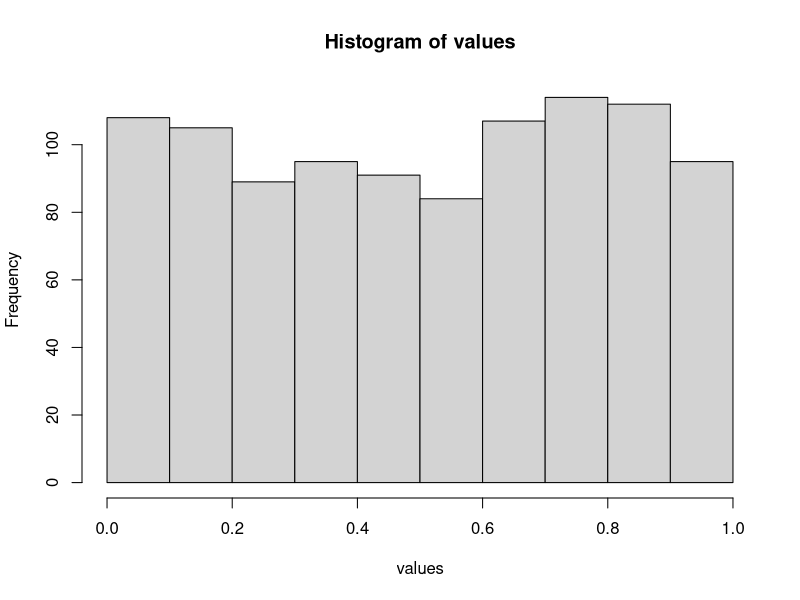
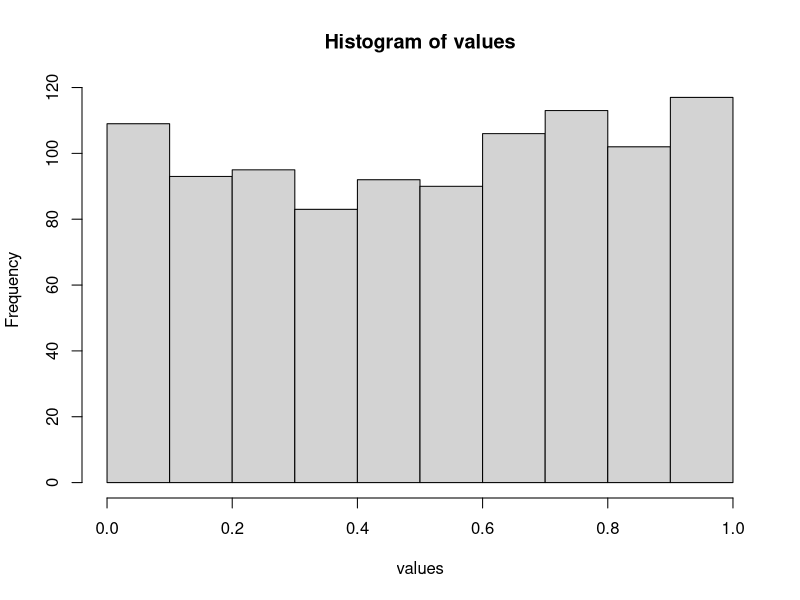
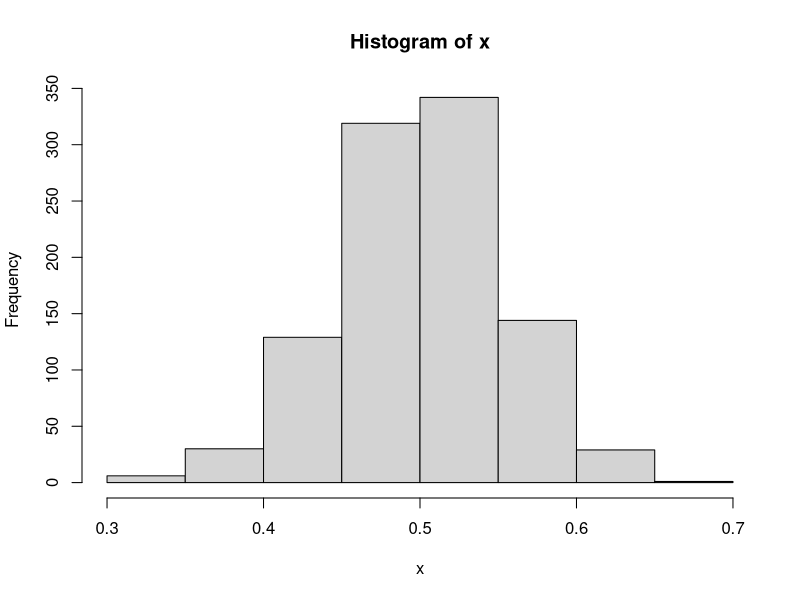
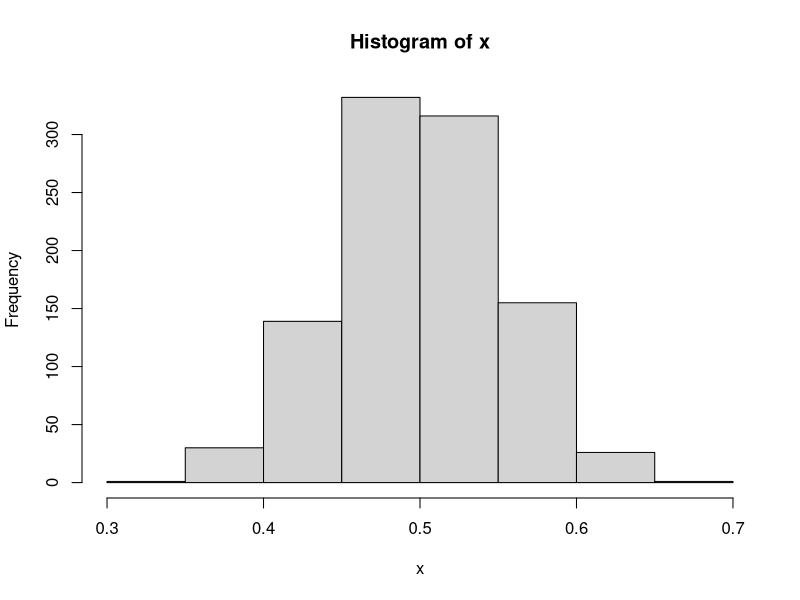
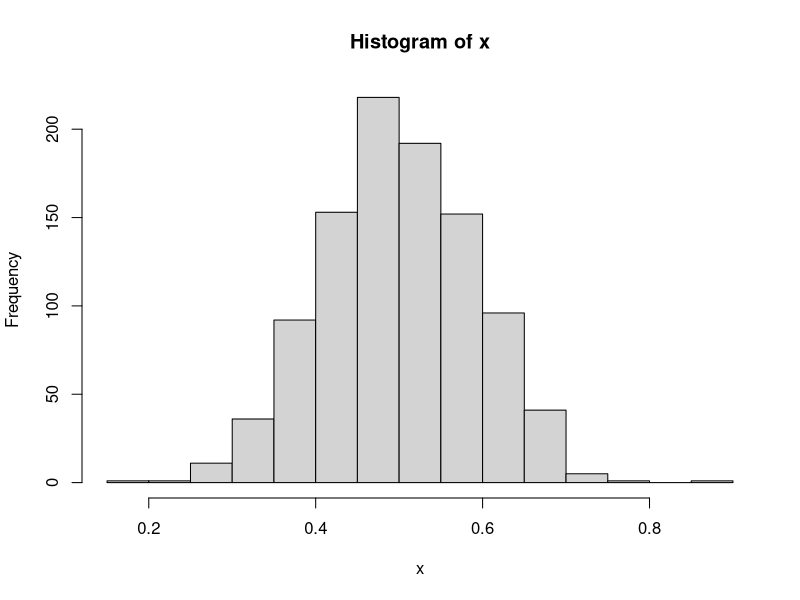
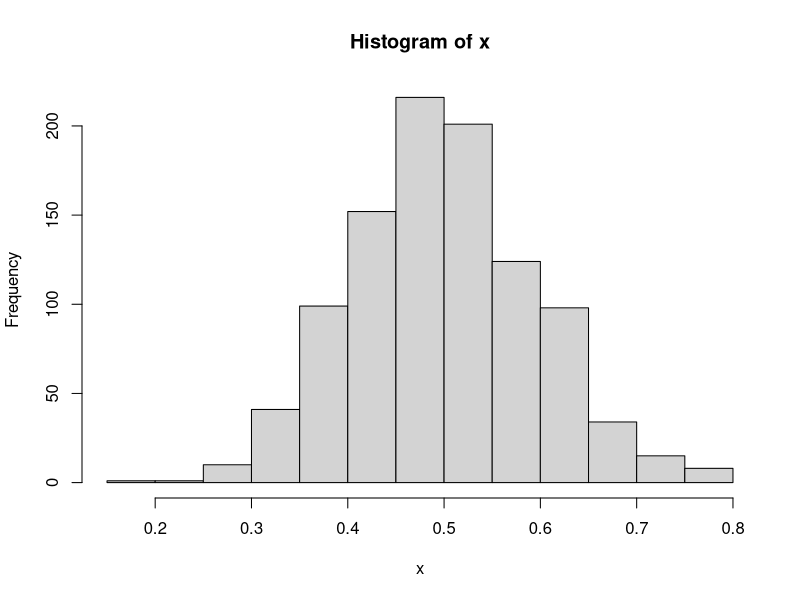

Generate these figures, in order, with R:
## ---- chunk 1
random <- function(){
          num <- runif(1, min = 0, max = 2) 
          if(num > 1 && num <= 2){
             return(2-num)
            } else {
              return(num)
            }
          } 
random()
## ---- chunk 2
random2 <- function(){
          num <- runif(1, min = 0, max = 2) 
          if(num > 1 && num <= 2){
             return(num-1)
            } else {
              return(1-num)
            }
          } 
random2()
## ---- chunk 3
values <- replicate(1000, random())
hist(values)
## ---- chunk 4
values <- replicate(1000, random2())
hist(values)
## ---- chunk 5
means.hist <- function(n, PDF){
          x <- NULL
          for (i in 1:1000){
           z <- mean(replicate(n, PDF()))
           x <- rbind(x, z)
          }
          hist(x)
}
## ---- chunk 6
means.hist(30, PDF = random)
## ---- chunk 7
means.hist(30, PDF = random2)
## ---- chunk 8
means.hist(10, PDF = random)
means.hist(10, PDF = random2)
